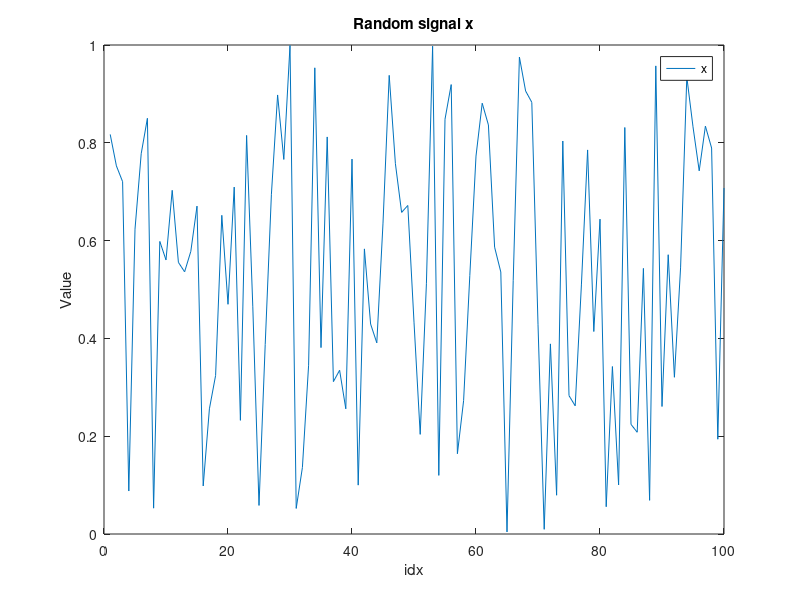

The MATLAB script that drew this image: (Note: this script raises an error after producing the figure.)
% Vincent de Wit (s3038858)
% Stefan Bussemaker (s2004674)
%
% Exercise 1 - Time delay and correlators

%% 1b)
x = rand(1,100);
figure; plot(x);
xlabel('idx'); ylabel('Value');
title('Random signal x'); legend('x');
figure; plot(circorr(x, x));
xlabel('idx'); ylabel('Correlation');
title('Correlation of x with itself'); legend('circorr(x, x)');

%% 1c)
y = rotate(x, 50);
plot(circorr(x, y));
xlabel('idx'); ylabel('Correlation');
title('Correlation of x and y'); legend('circorr(x, y)');

%% 1d)
plot(circpearson(x, y));
xlabel('idx'); ylabel('Pearson correlation');
title('Circular Pearson of x and y'); legend('circpearson(x, y)');

x = rand(1, 10000);
y = rand(1, 10000);
f = @() pearson(x, y);
g = @() circpearson(x, y);
diffRunTime = timeit(g) - timeit(f);

%% 1f)
x = sinusoid2samples(5, 2*pi*5, 0, 100);       % 5 cos (10pi)
y = sinusoid2samples(5, 2*pi*5, -0.5*pi, 100); % 5 sin (10pi - 0.5pi)
plot(circpearson(x, y));
xlabel('idx'); ylabel('Pearson correlation');
title('Circular Pearson of x and y'); legend('circpearson(x, y)');

%% 1g)
x = rand(1,100);
plot(circpearson(x, x));
xlabel('idx'); ylabel('Pearson correlation');
title('Circular Pearson of x with itself'); legend('circpearson(x, x)');
figure;

y = rotate(x, 50);
plot(circpearson(x, y));
xlabel('idx'); ylabel('Pearson correlation');
title('Circular Pearson of x and y'); legend('circpearson(x, y)');

figure;
noise = 2.5;
x = x + noise * 2*(rand(1, length(x)) - 0.5);
plot(x); figure;
plot(circpearson(x, y));
xlabel('idx'); ylabel('Pearson correlation');
title('Circular Pearson of noisy x and y'); legend('circpearson(x, x)');
